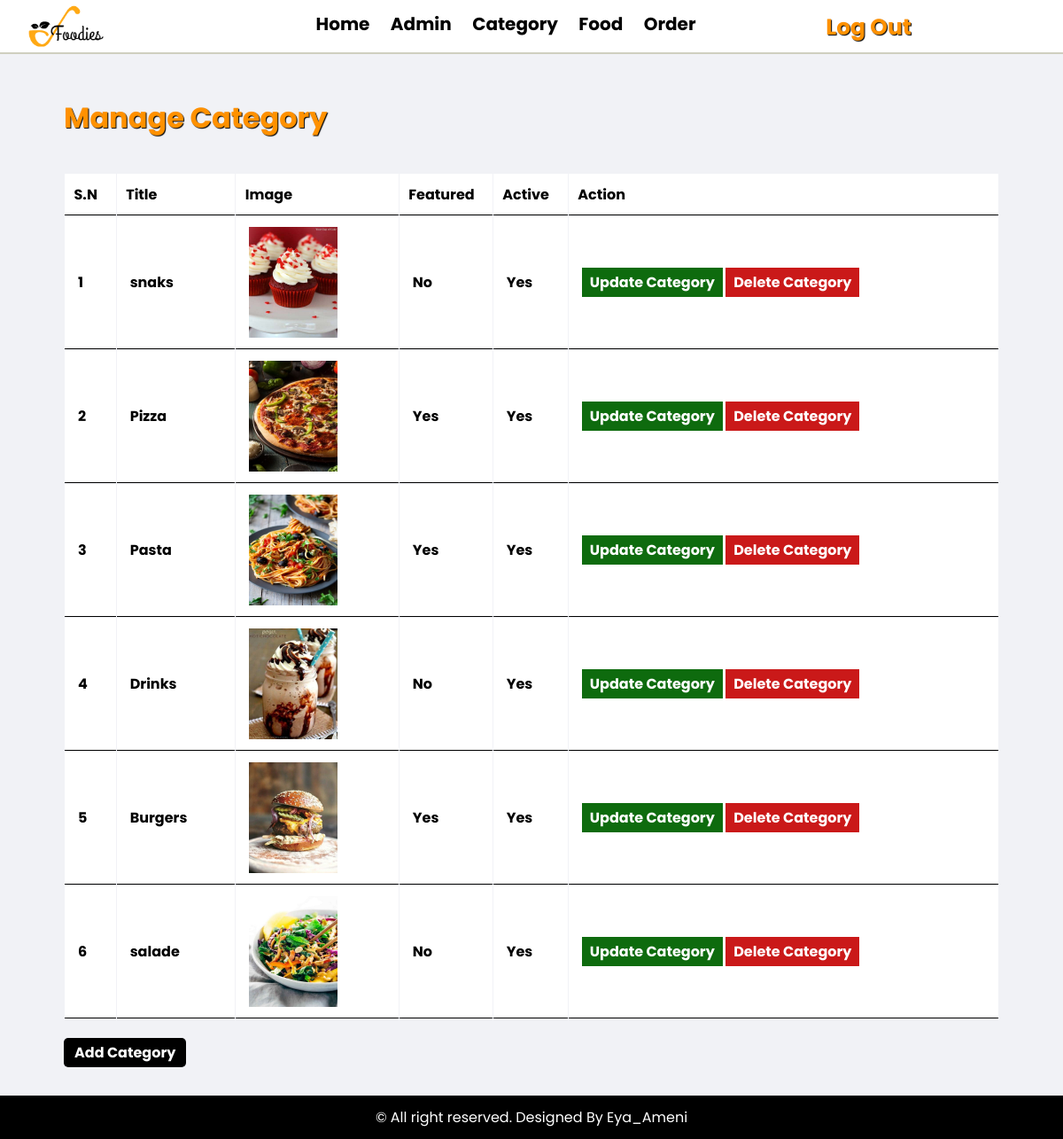
/admin/manage-category.php (signed in), run on the app's committed database.
### tables this page shows
CREATE TABLE IF NOT EXISTS `category` (
  `id` int(10) UNSIGNED NOT NULL AUTO_INCREMENT,
  `title` varchar(100) NOT NULL,
  `image_name` varchar(255) DEFAULT NULL,
  `featured` varchar(10) NOT NULL,
  `active` varchar(10) NOT NULL,
  PRIMARY KEY (`id`)
);

### admin/manage-category.php (the view, shortened to what this page needs)
<?php
include('partie/menu.php');
?>
<div class="main-content">
	<div class="wrapper">
		<h1 class="title">Manage Category</h1>
		<br>
<table class="tbl-full">
			<tr>
				<th>S.N</th>
				<th>Title</th>
				<th>Image</th>
				<th>Featured</th>
				<th>Active</th>
				<th>Action</th>
			</tr>
		<?php
		$sql = "SELECT * FROM category";
		$res = mysqli_query($conn,$sql);
		if($res==TRUE){
			$count =mysqli_num_rows($res);
			$sn=1;
			if ($count>0)
			{
				while($rows=mysqli_fetch_assoc($res))
				{
					$id=$rows['id'];
					$title=$rows['title'];
					$image_name=$rows['image_name'];
					$featured=$rows['featured'];
					$active=$rows['active'];
					?>
			<tr>
				<td><?php echo $sn++; ?></td>
				<td><?php echo $title; ?></td>
				<td><?php
				if ($image_name!="") {
				 ?>
				<img src="<?php echo SITEURL; ?>img/category/<?php echo $image_name; ?>" width="100px">
				<?php
			}
			else{
				echo "<div class='error'>Image not added</div>";
			}
			 ?>
				</td>
				<td><?php echo $featured; ?></td>
				<td><?php echo $active; ?></td>
				<td>
					<a href="<?php echo SITEURL ;?>admin/update-category.php?id=<?php echo $id;?>" class="btn-secondary">Update Category</a>
					<a href="<?php echo SITEURL ;?>admin/delete-category.php?id=<?php echo $id;?>&image_name=<?php echo $image_name;?>" class="btn-del">Delete Category</a>
				</td>
			</tr>
			<?php
				}
			}
			else
			{
				?>
				<tr>
					<td><div class="error">No Category added</div></td>
				</tr>
		<?php
		}
		}
		?>
		</table>
		<br>
		<a href="add-category.php" class="btn-primary">Add Category</a>
	</div>
</div>
<?php
include('partie/footer.php');
?>

### admin/partie/menu.php (shortened to what this page needs)
<html>
<head>
	<link rel="stylesheet" href="admin.css">
</head>
<body>
<div class="logo">
    <img src="../img/logo2.png" class="imglogo">
</div>
<div class="menu text-center">
	<div class="wrapper">
	<ul>
    					<li>
    						<a href="index.php">Home</a>
    					</li>
    					<li>
    						<a href="manage-admin.php">Admin</a>
    					</li>
    					<li>
    						<a href="manage-category.php">Category</a>
    					</li>
    					<li>
    						<a href="manage-food.php">Food</a>
    					</li>
    					<li>
    						<a href="manage-order.php">Order</a>
    					</li>
                        <li>
                            <a href="logout.php"><span>Log Out</span></a>
                        </li>
    				</ul>
	</div>
</div>

### admin/partie/footer.php (shortened to what this page needs)
<div class="footer">
	<div class="wrapper">
		<p class="text-center"> &copy; All right reserved. Designed By Eya_Ameni</p></div>
	</div>
</body>
</html>

### admin/admin.css (style rules this page uses)
* { margin: 0; padding: 0; font-family: 'Poppins', sans-serif; box-sizing: border-box; }
.wrapper { padding: 1%; width: 90%; margin : 0 auto; }
.text-center { text-align: center; }
.tbl-full { width: 100%; }
table { width:100%; border-collapse:separate; border-spacing:1px; caption-side:bottom; }
table tr th { padding: 1%; text-align:left; }
td,th { padding:12px 15px; border-bottom: 1px solid black; font-family: 'Poppins', sans-serif; font-weight: bold; }
tr { background:white; }
.btn-primary { background-color: black; padding: 5px; padding-left: 12px; padding-right: 12px; color: white; text-decoration: none; font-weight: bold; border-radius: 5px; }
.btn-secondary { background-color: #0e6b0e; padding: 5px; padding-left: 9px; padding-right: 9px; margin-bottom: 20px; color: white; text-decoration: none; font-weight: bold; }
.btn-del { background-color: #CA1919; padding: 5px; padding-left: 9px; padding-right: 9px; color: white; text-decoration: none; font-weight: bold; margin-top: 10px; }
.menu { border-bottom: 2px solid #CFCFBF; padding-bottom: 5px; }
.menu ul { list-style-type: none; margin-right: 99px; }
.menu ul li { display: inline; padding: 1%; }
.menu ul li a { text-decoration: none; font-weight: bold; color: black; font-size: 20px; }
.main-content { background-color: #f1f2f6; padding: 3% 0; padding-bottom: 2%; }
.title { color: #ff9100; text-shadow: 1px 1px 1px black; margin-bottom: 13px; }
.footer { background-color: black; color: white; }
.logo { margin: 0; padding: 0; float: left; margin-bottom: 10px; }
.imglogo { width: 65%; }
span { color: #ff9100; font-weight: bold; font-size: 25px; text-shadow: 1px 1px 1px black; float: right; margin-right: 0; padding-right: 0; }

### data on the page
category: title "snaks", image_name (picture), featured "No", active "Yes"
category: title "Pizza", image_name (picture), featured "Yes", active "Yes"
category: title "Pasta", image_name (picture), featured "Yes", active "Yes"
category: title "Drinks", image_name (picture), featured "No", active "Yes"
category: title "Burgers", image_name (picture), featured "Yes", active "Yes"
category: title "salade", image_name (picture), featured "No", active "Yes"
